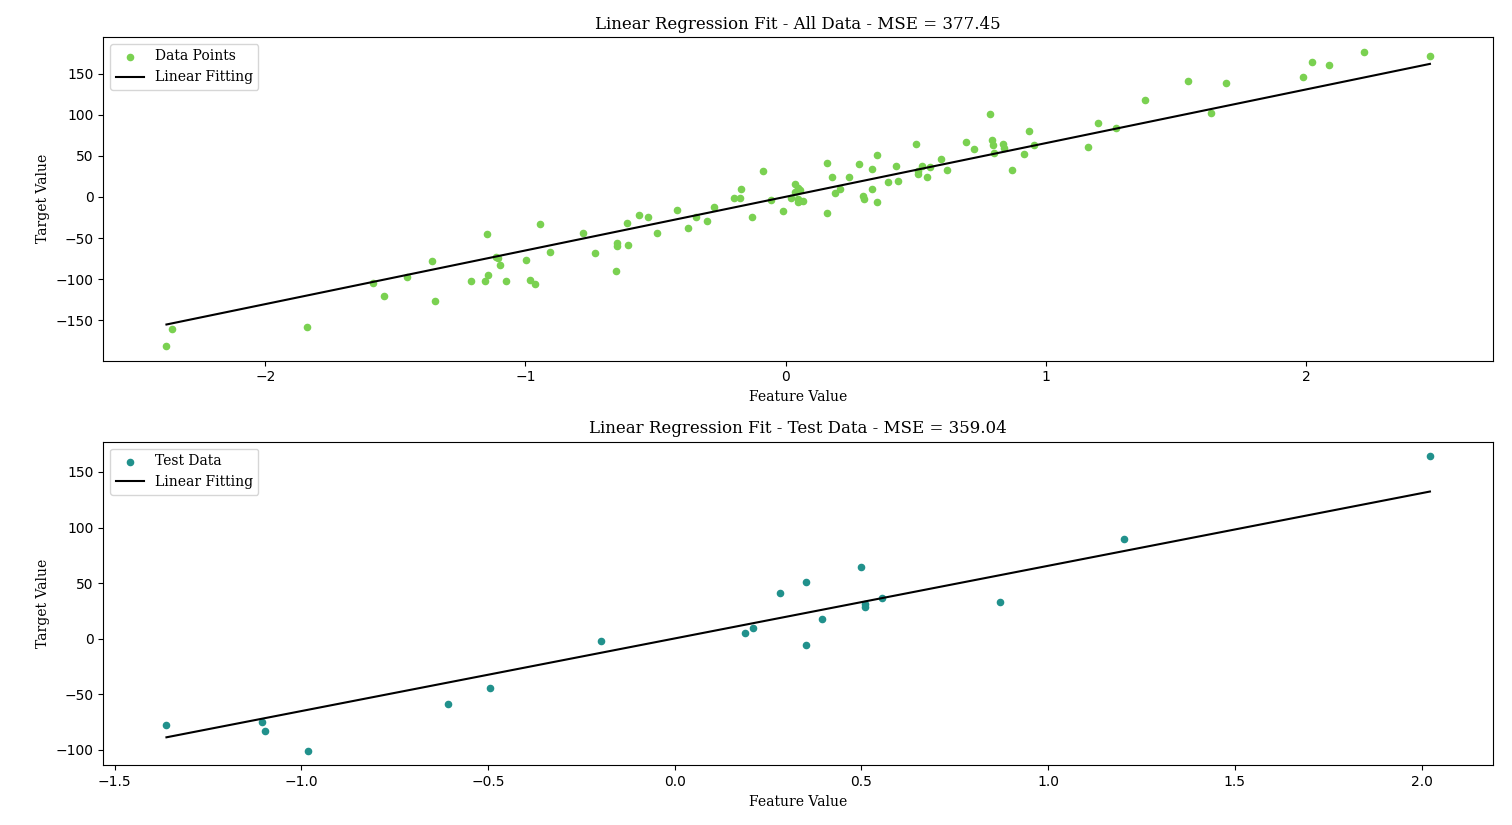

Python code for this plot:
import matplotlib.pyplot as plt
import numpy as np
from sklearn import datasets
from sklearn.model_selection import train_test_split


class LinearRegression:
    """
    Linear Regression:
    -> Assuming data set has linear pattern (y = wx + b).
    -> We want to find the slope (and intercept) of the best linear fit.
    -> We do this by finding the minimum mean square error (MSE).
    -> MSE = "the average squared difference between the estimated values and the actual values".
    -> Minimum MSE means we have the best possible linear fit.

    Process:
    1. Predict results using y = wx + b (w_i = b_i = 0).
    2. Calculate error in prediction.
    3. Using gradient descent to find new weight and new bias values.
    4. Repeat n times.
    """

    def __init__(self, learning_rate=0.01, number_of_iterations=100):
        self.learning_rate = learning_rate
        self.number_of_iterations = number_of_iterations
        self.weights = None
        self.bias = None

    def fit(self, x, y):
        """Fit the linear regression model to the training data."""
        number_of_samples, number_of_features = x.shape
        self.weights = np.zeros(number_of_features)
        self.bias = 0

        for _ in range(self.number_of_iterations):
            # Linear model:
            y_predictions = np.dot(x, self.weights) + self.bias

            # Compute gradients of the loss function, wrt weight and bias:
            dw = (2 / number_of_samples) * np.dot(x.T, (y_predictions - y))
            db = (2 / number_of_samples) * np.sum(y_predictions - y)

            # Gradient descent functions:
            self.weights = self.weights - self.learning_rate * dw
            self.bias = self.bias - self.learning_rate * db

    def predict(self, x):
        """Predict the target values using the linear regression model."""
        y_predictions = np.dot(x, self.weights) + self.bias
        return y_predictions


# ----------------------------------------------------------------------------------------------------------- Test Model
x, y = datasets.make_regression(n_samples=100, n_features=1, noise=20, random_state=4)
x_train, x_test, y_train, y_test = train_test_split(x, y, test_size=0.2, random_state=1234)

linear_regression_model = LinearRegression()
linear_regression_model.fit(x_train, y_train)
all_predictions = linear_regression_model.predict(x)
predictions = linear_regression_model.predict(x_test)
mse_all_data = np.mean((y - all_predictions) ** 2)
mse_test_data = np.mean((y_test - predictions) ** 2)

finer_linear_regression_model = LinearRegression(learning_rate=0.01, number_of_iterations=500)
finer_linear_regression_model.fit(x_train, y_train)
finer_predictions = finer_linear_regression_model.predict(x_test)
finer_mse_test_data = np.mean((y_test - finer_predictions) ** 2)

print(f"LinearRegression(learning_rate=0.01, number_of_iterations=100) -> MSE = {mse_test_data:.2f}")
print(f"LinearRegression(learning_rate=0.001, number_of_iterations=500) -> MSE = {finer_mse_test_data:.2f}")

# ------------------------------------------------------------------------------------------------- Plot Linear Fittings
fig, axs = plt.subplots(2, 1, figsize=(12, 8))
plt.rcParams['font.family'] = 'serif'
font = {'family': 'serif'}

# All data:
axs[0].scatter(x, y, color=plt.get_cmap("viridis")(0.8), s=20, label="Data Points")
linear_fit = linear_regression_model.predict(x)
sorted_indices = np.argsort(x[:, 0])
axs[0].plot(x[sorted_indices, 0], linear_fit[sorted_indices], color="black", label="Linear Fitting")
axs[0].set_title(f"Linear Regression Fit - All Data - MSE = {mse_all_data:.2f}", fontdict=font)
axs[0].set_xlabel("Feature Value", fontdict=font)
axs[0].set_ylabel("Target Value", fontdict=font)
axs[0].legend()

# Test data:
axs[1].scatter(x_test, y_test, color=plt.get_cmap("viridis")(0.5), s=20, label="Test Data")
linear_fit_test = linear_regression_model.predict(x_test)
sorted_indices_test = np.argsort(x_test[:, 0])
axs[1].plot(x_test[sorted_indices_test, 0], linear_fit_test[sorted_indices_test], color="black", label="Linear Fitting")
axs[1].set_title(f"Linear Regression Fit - Test Data - MSE = {mse_test_data:.2f}", fontdict=font)
axs[1].set_xlabel("Feature Value", fontdict=font)
axs[1].set_ylabel("Target Value", fontdict=font)
axs[1].legend()

plt.tight_layout()
plt.show()
